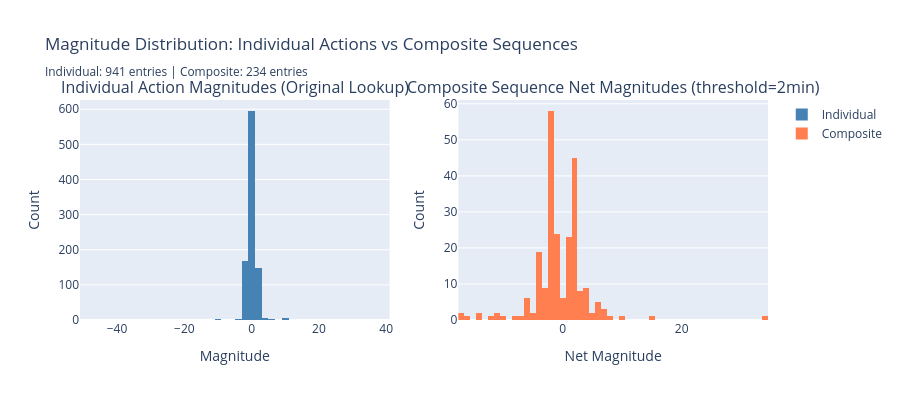

Write notebook code for a chart like this one.
### Code cell
# Visual comparison: magnitude distributions
fig = make_subplots(
    rows=1, cols=2,
    subplot_titles=[
        'Individual Action Magnitudes (Original Lookup)',
        f'Composite Sequence Net Magnitudes (threshold={working_threshold}min)'
    ]
)

fig.add_trace(
    go.Histogram(x=original_context_df['action_magnitude'], nbinsx=80, 
                 name='Individual', marker_color='steelblue'),
    row=1, col=1
)

fig.add_trace(
    go.Histogram(x=composite_context_df['action_magnitude'], nbinsx=80,
                 name='Composite', marker_color='coral'),
    row=1, col=2
)

fig.update_xaxes(title_text="Magnitude", row=1, col=1)
fig.update_xaxes(title_text="Net Magnitude", row=1, col=2)
fig.update_yaxes(title_text="Count", row=1, col=1)
fig.update_yaxes(title_text="Count", row=1, col=2)

fig.update_layout(
    height=400, 
    title_text=f"Magnitude Distribution: Individual Actions vs Composite Sequences<br>"
               f"<sub>Individual: {len(original_context_df)} entries | "
               f"Composite: {len(composite_context_df)} entries</sub>"
)
fig.show()

### Figure 1 — Plotly figure (JSON) as saved in the notebook; plotly's stock layout.template omitted (floating-point values rounded to 4 significant figures; data arrays with more than 128 entries replaced by an {"elided": "..."} marker saying what was removed)
{"data": [{"marker": {"color": "steelblue"}, "name": "Individual", "nbinsx": 80, "type": "histogram", "x": {"elided": "941 float values"}, "xaxis": "x", "yaxis": "y"}, {"marker": {"color": "coral"}, "name": "Composite", "nbinsx": 80, "type": "histogram", "x": {"elided": "234 float values"}, "xaxis": "x2", "yaxis": "y2"}], "layout": {"annotations": [{"font": {"size": 16}, "showarrow": false, "text": "Individual Action Magnitudes (Original Lookup)", "x": 0.225, "xanchor": "center", "xref": "paper", "y": 1, "yanchor": "bottom", "yref": "paper"}, {"font": {"size": 16}, "showarrow": false, "text": "Composite Sequence Net Magnitudes (threshold=2min)", "x": 0.775, "xanchor": "center", "xref": "paper", "y": 1, "yanchor": "bottom", "yref": "paper"}], "height": 400, "title": {"text": "Magnitude Distribution: Individual Actions vs Composite Sequences<br><sub>Individual: 941 entries | Composite: 234 entries</sub>"}, "xaxis": {"anchor": "y", "domain": [0, 0.45], "title": {"text": "Magnitude"}}, "xaxis2": {"anchor": "y2", "domain": [0.55, 1], "title": {"text": "Net Magnitude"}}, "yaxis": {"anchor": "x", "domain": [0, 1], "title": {"text": "Count"}}, "yaxis2": {"anchor": "x2", "domain": [0, 1], "title": {"text": "Count"}}}}
